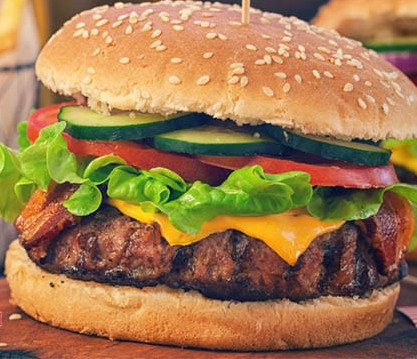
#> input picture 1.jpg, 417 x 359 px, found by its file name
$ jupyter execute --allow-errors olive_classifier_test.ipynb   (shell and % lines are left out)   (older library calls are emulated)
#> lines starting #> are read from the running program, lines starting #| are printed output that depends on the picture
# Import des modules

[cell 1]
from scipy.misc import imread
from sklearn.externals import joblib

import random as rand
import numpy as np
import cv2
import glob
import time

import matplotlib.pyplot as plt

from helpers import convert, show_images
from featuresourcer import FeatureSourcer
from binaryclassifier import BinaryClassifier

# Telechargement du modele sauvegardé et configuration des parametres HOG

#> (a cell that did not finish here is left out)

# Lecture des images de test

[cell 3]
new_frame1 = cv2.resize(imread("test_olive/1.jpg"),(400,600)) #1
print(" images shape: ", new_frame1.shape)
#|  images shape:  (600, 400, 3)
new_frame2 = cv2.resize(imread("test_olive/2.jpg"),(400,600)) #1
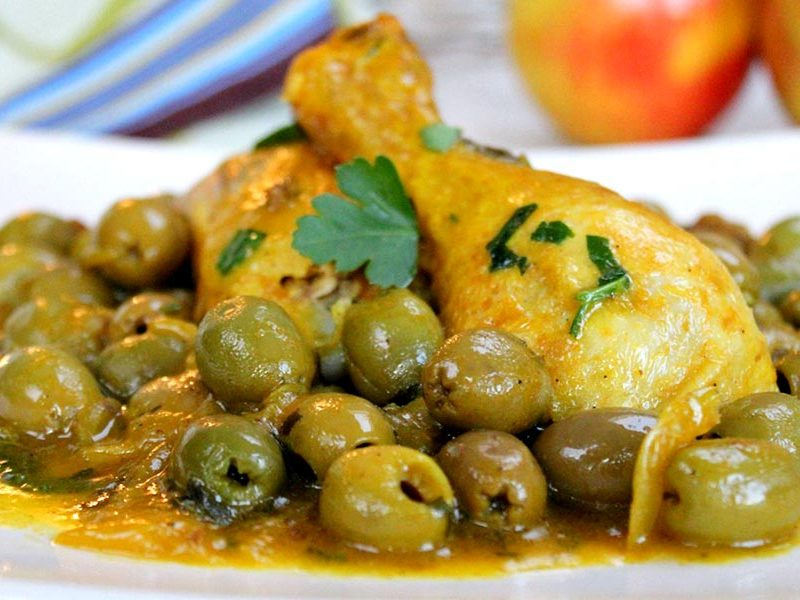
#> input picture test/2.jpg, 800 x 600 px, found by its file name
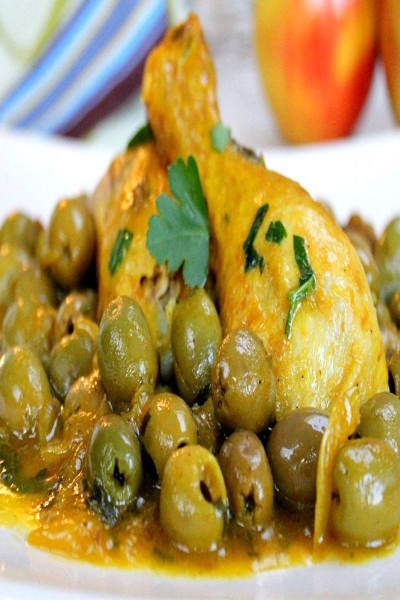
#> new_frame2: shape (600, 400, 3); mean R, G, B 175.7, 149.8, 86.8
new_frame3 = cv2.resize(imread("test_olive/3.jpg"),(400,600))    #1
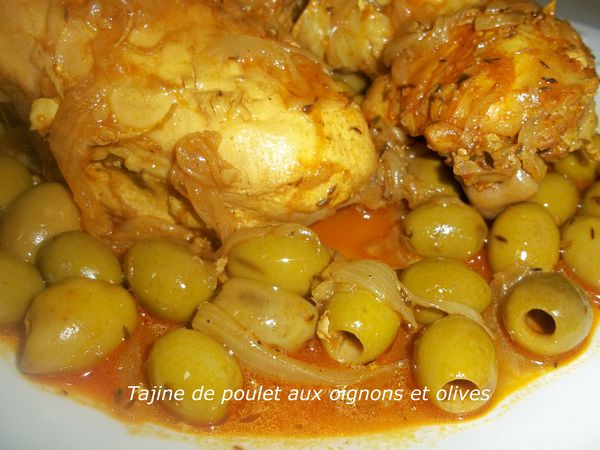
#> input picture test/3.jpg, 600 x 450 px, found by its file name
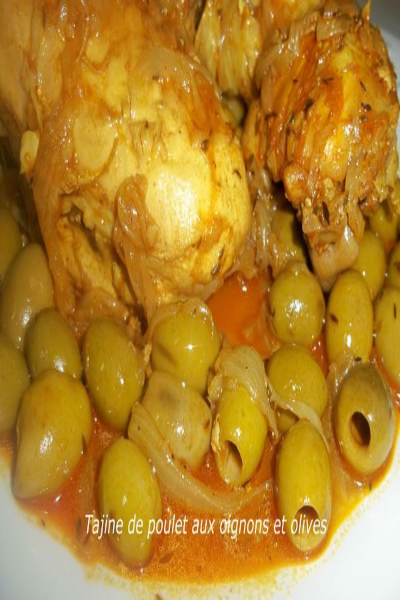
#> new_frame3: shape (600, 400, 3); mean R, G, B 179.6, 130.8, 42
#> (the rest of this cell did not finish here and is left out)

[cell 4]
new_frame1 = cv2.resize(imread("test_olive/1.jpg"),(400,600)) #1
print("images shape: ", new_frame1.shape)
#| images shape:  (600, 400, 3)
new_frame2 = cv2.resize(imread("test_olive/1.jpg"),(400,600)) #0
new_frame3 = cv2.resize(imread("test_olive/1.jpg"),(400,600))    #1
new_frame4 = cv2.resize(imread("test_olive/1.jpg"),(400,600))    #0
new_frame5 = cv2.resize(imread("test/pomme2.jpg"),(400,600))     #1
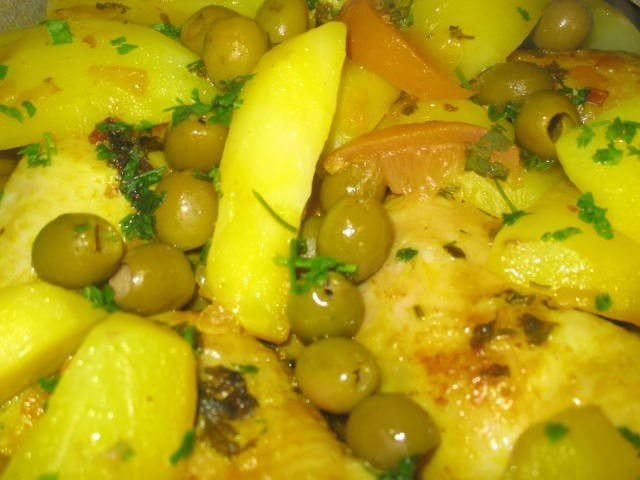
#> input picture test/pomme2.jpg, 640 x 480 px
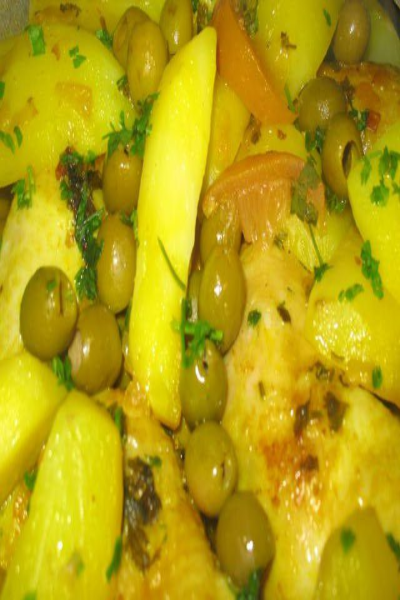
#> new_frame5: shape (600, 400, 3); mean R, G, B 180.3, 159.8, 16.3
new_frame6 = cv2.resize(imread("test/no2.jpg"),(400,600))     #0
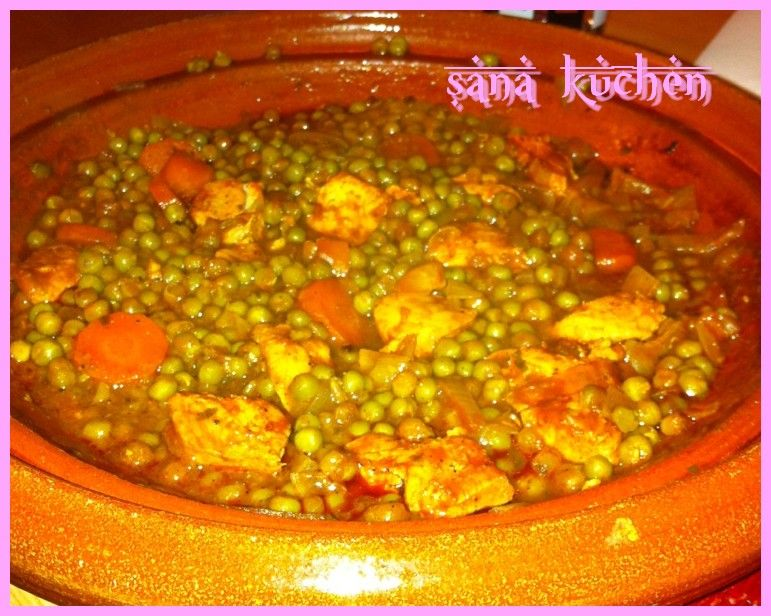
#> input picture test/no2.jpg, 771 x 616 px
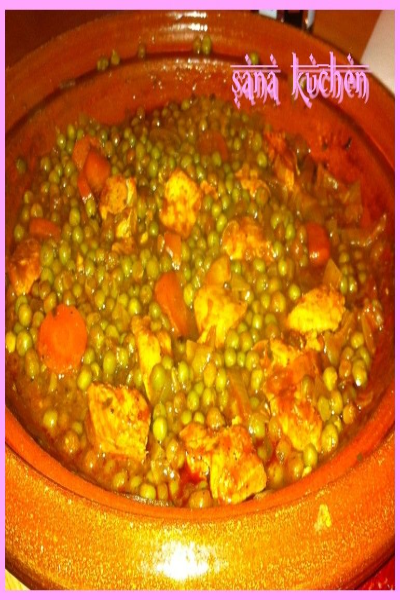
#> new_frame6: shape (600, 400, 3); mean R, G, B 197.5, 110.5, 27.5
new_frame7 = cv2.resize(imread("test/pomme3.jpg"),(400,600))     #1
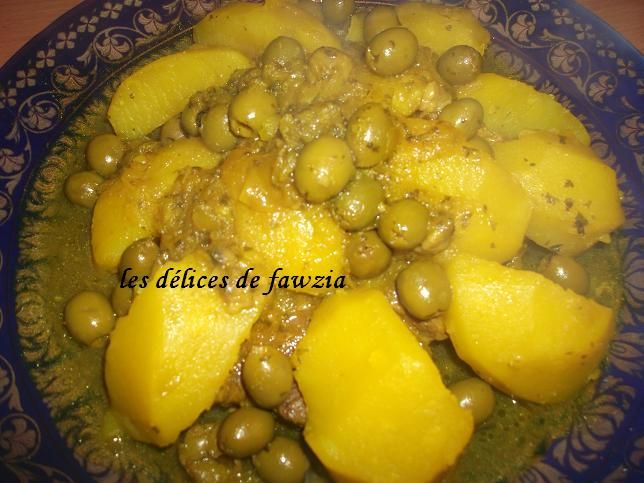
#> input picture test/pomme3.jpg, 644 x 483 px
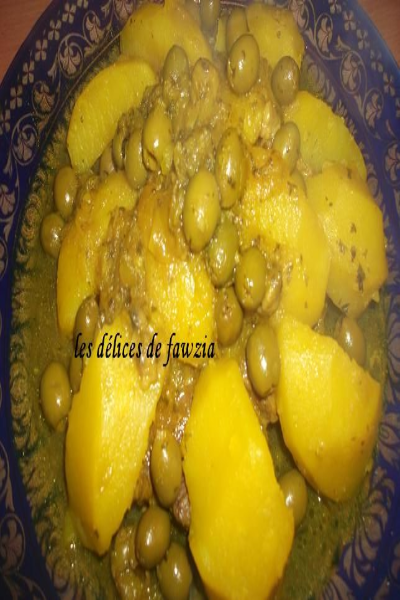
#> new_frame7: shape (600, 400, 3); mean R, G, B 149.2, 121, 34.3
#> (the rest of this cell did not finish here and is left out)
